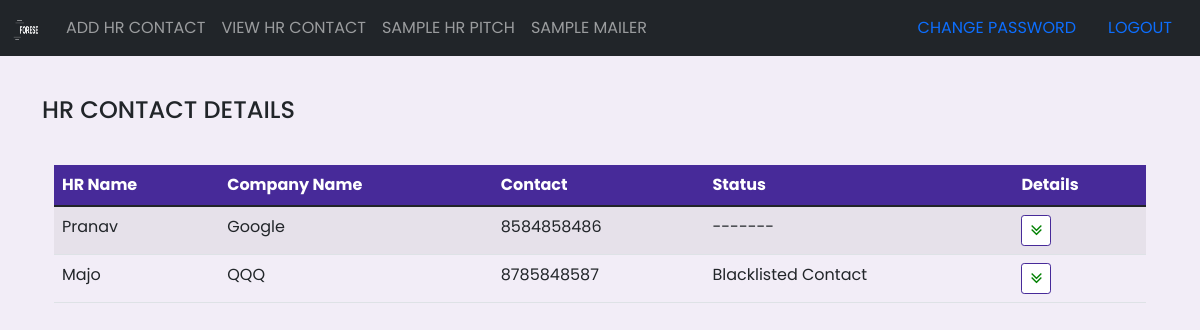
Page /hr_features/show_hr_modal/ (signed in) on the earlier database version.
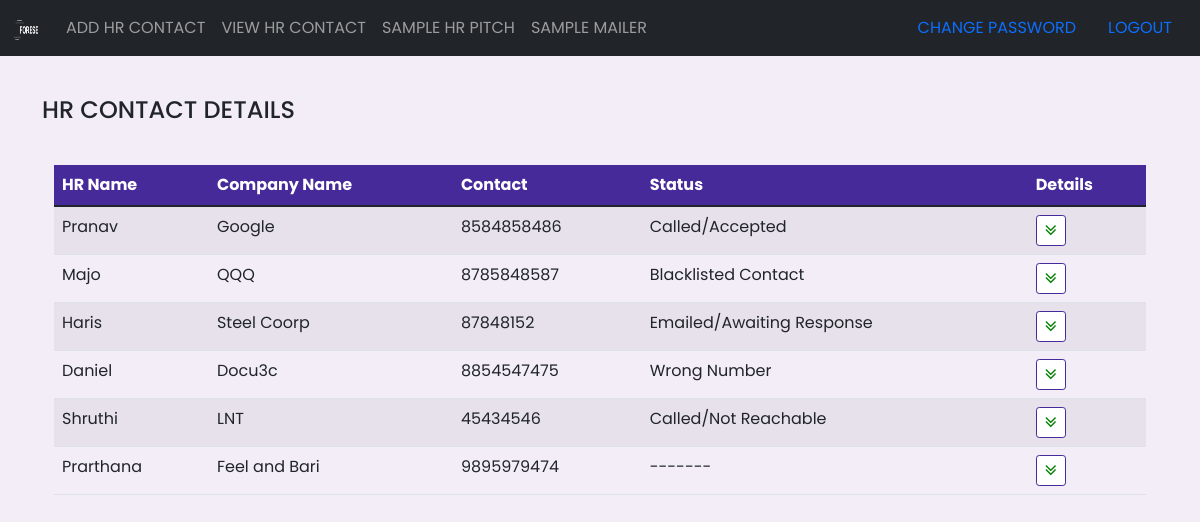
Same page on the later database version.
### hr_features/models.py (models this page shows)
class Hr(models.Model):
    added_by=models.ForeignKey(User,on_delete=models.SET_NULL,null=True)
    fullname=models.CharField( max_length=70)
    companyname=models.CharField( max_length=70)
    email=models.CharField( max_length=70,unique=True)
    mobile = models.CharField(max_length=10,unique=True)
    status=models.CharField(choices=STATUS_CHOICE,max_length=70)
    interview=models.CharField(choices=INTERVIEW_CHOICE,max_length=70)
    hrcount=models.PositiveIntegerField()
    dept=models.CharField(max_length=70)
    transport=models.CharField(choices=TRANSPORT_CHOICE,max_length=70)
    extra_comments=models.TextField()
    internship=models.BooleanField(default=False)
    dtoc=models.DateTimeField(auto_now_add=True,null=True)

### hr_features/views.py (the view)
# urls.py: path('show_hr_modal/',views.show_hr_modal,name='show_hr_modal'),
def show_hr_modal(request):
    if request.user.is_authenticated and check_student(request.user):
       hrs=Hr.objects.filter(added_by=request.user).order_by('dtoc').all()
       return render(request,'hr_features/show_modal.html',{"hrs":hrs})
    else:
        return redirect('student_login')

### students/views.py (called while the page is built)
def check_student(user):
    if user.user_type == 'VOLUNTEER':
        return True
    else:
	    return False

### hr_features/templates/hr_features/show_modal.html (shortened to what this page needs)
{% extends 'hr_features/layout.html' %}
{% load static %}
{% block main %}
<div class="row">
    <h4 class="table table-striped"> HR CONTACT DETAILS</h4>
    <div class="d-flex p-4">
        <table class="table table-striped">
        <thead style="background-color:#472a99;">
            <tr>
            <th scope="col" class="scope" >HR Name</th>
            <th scope="col" class="scope">Company Name</th>
            <th scope="col" class="scope">Contact</th>
            <th scope="col" class="scope">Status</th>
            <th scope="col" class="scope">Details</th>
            </tr>
        </thead>
        <tbody>
            {% for hr in hrs %}
            <tr>
                <td>{{hr.fullname}}</td>
                <td>{{hr.companyname}}</td>
                <td>{{hr.mobile}}</td>
                <td>{{hr.status}}</td>
                <td><button type="button" class="btn btn-primary btn-sm" data-bs-toggle="modal" data-bs-target="#HR{{hr.pk}}" style="background-color:white; border-color:#472a99"><i class="fa fa-angle-double-down fa-lg" style="color:green"></i></button>
                  </td>
            </tr>
            {% endfor %}
        </tbody>
        </table>
    </div>
</div>
{% endblock %}

Differences in the rows shown:
changed Hr "Pranav": status "-------" → "Called/Accepted"
added Hr: fullname "Haris", companyname "Steel Coorp", mobile "87848152", status "Emailed/Awaiting Response"
added Hr: fullname "Daniel", companyname "Docu3c", mobile "8854547475", status "Wrong Number"
added Hr: fullname "Shruthi", companyname "LNT", mobile "45434546", status "Called/Not Reachable"
added Hr: fullname "Prarthana", companyname "Feel and Bari", mobile "9895979474", status "-------"
